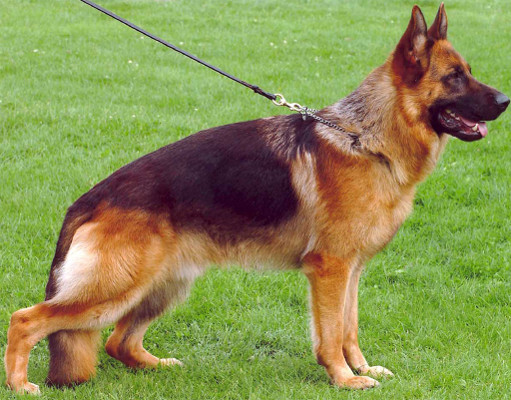
%> input picture german_shepherd_2.jpg, 511 x 400 px
$ octave create_reference.m   (GNU Octave 9; MATLAB toolbox functions it lacks are replaced by stand-ins)
%> lines starting %> are read from the running program, lines starting %| are printed output that depends on the picture
### edison_wrapper.m
function [varargout] = edison_wrapper(rgbim, featurefun, varargin)
%
% Performing mean_shift operation on image
%
% Usage:
%   [fimage labels modes regSize grad conf] = edison_wrapper(rgbim, featurefunc, ...)
%
% Inputs:
%   rgbim - original image in RGB space
%   featurefunc - converting RGB to some feature space in which to perform
%                 the segmentation, like @RGB2Lab etc.
%
% Allowed parameters:
%   'steps'       - What steps the algorithm should perform:
%                   1 - only mean shift filtering
%                   2 - filtering and region fusion [default]
%   'synergistic' - perform synergistic segmentation [true]|false
%   'SpatialBandWidth' - segmentation spatial radius (integer) [7]
%   'RangeBandWidth'   - segmentation feature space radius (float) [6.5]
%   'MinimumRegionArea'- minimum segment area (integer) [20]
%   'SpeedUp'          - algorithm speed up {1,2,3} [2]
%   'GradientWindowRadius' - synergistic parameters (integer) [2]
%   'MixtureParameter' - synergistic parameter (float 0,1) [.3]
%   'EdgeStrengthThreshold'- synergistic parameter (float 0,1) [.3]
%
% Outputs:
%   fimage  - the result in feature space
%   labels  - labels of regions [if steps==2]
%   modes   - list of all modes [if steps==2]
%   regSize - size, in pixels, of each region [if steps==2]
%   grad    - gradient map      [if steps==2 and synergistic]
%   conf    - confidence map    [if steps==2 and synergistic]
%


% rgbim must be of type uint8
if ~isa(rgbim,'uint8'),
    if max(rgbim(:)) <= 1,
        rgbim = im2uint8(rgbim);
    else
        rgbim = uint8(rgbim);
    end
end
imsiz = size(rgbim);

fim = im2single(rgbim);
fim = single(featurefun(fim));

rgbim = permute(rgbim,[3 2 1]);
fim = permute(fim, [3 2 1]);

p = parse_inputs(varargin);

labels = [];
modes =[];
regSize = [];
grad = [];
conf = [];

if p.steps == 1
    [fimage] = edison_wrapper_mex(fim, rgbim, p);
else
    if p.synergistic
        [fimage labels modes regSize grad conf]  = edison_wrapper_mex(fim, rgbim, p);
    else
        [fimage labels modes regSize]  = edison_wrapper_mex(fim, rgbim, p);
    end
    grad = reshape(grad,imsiz([2 1]))';
    conf = reshape(conf',imsiz([2 1]))';
end
fimage = permute(fimage, [3 2 1]);

if nargout >= 1, varargout{1} = fimage; end;
if nargout >= 2, varargout{2} = labels'; end;
if nargout >= 3, varargout{3} = modes; end;
if nargout >= 4, varargout{4} = regSize; end;
if nargout >= 5, varargout{5} = grad; end;
if nargout >= 6, varargout{6} = conf; end;


%--------------------------------------------------------%
function [p] = parse_inputs(args)
% Allowed parameters
%   'steps'       - What steps the algorithm should perform:
%                   1 - only mean shift filtering
%                   2 - filtering and region fusion [defualt]
%   'synergistic' - perform synergistic segmentation [true]|false
%   'SpatialBandWidth' - segmentation spatial radius (integer) [7]
%   'RangeBandWidth'   - segmentation feature space radius (float) [6.5]
%   'MinimumRegionArea'- minimum segment area (integer) [20]
%   'SpeedUp'          - algorithm speed up {0,1,2} [1]
%   'GradientWindowRadius' - synergistic parameters (integer) [2]
%   'MixtureParameter' - synergistic parameter (float 0,1) [.3]
%   'EdgeStrengthThreshold'- synergistic parameter (float 0,1) [.3]


% convert ars to parameters - then init all the rest according to defualts
try
    p = struct(args{:});
catch
    error('edison_wrapper:parse_inputs','Cannot parse arguments');
end

% % modes of operation
% -. edge detection -- currently unsupported
% 1. Filtering
% 2. Fusing regions
% 3. Segmentation
if ~isfield(p,'steps')
    p.steps = 2;
end
if p.steps ~= 1 && p.steps ~=2
    error('edison_wrapper:parse_inputs','steps must be either 1 or 2');
end

% % parameters
% Flags
% 1. synergistic
if ~isfield(p,'synergistic')
    p.synergistic = true;
end
p.synergistic = logical(p.synergistic);

% Mean Shift Segmentation parameters
% SpatialBandWidth [integer]
if ~isfield(p,'SpatialBandWidth')
    p.SpatialBandWidth = 7;
end
if p.SpatialBandWidth < 0 || p.SpatialBandWidth ~= round(p.SpatialBandWidth)
    error('edison_wrapper:parse_inputs','SpatialBandWidth must be a positive integer');
end
% RangeBandWidth [float]
if ~isfield(p,'RangeBandWidth')
    p.RangeBandWidth = 6.5;
end
if p.RangeBandWidth < 0
    error('edison_wrapper:parse_inputs','RangeBandWidth must be positive');
end
% MinimumRegionArea [integer]
if ~isfield(p,'MinimumRegionArea')
    p.MinimumRegionArea = 20;
end
if p.MinimumRegionArea < 0 || p.MinimumRegionArea ~= round(p.MinimumRegionArea)
    error('edison_wrapper:parse_inputs','MinimumRegionArea must be a positive integer');
end
% SpeedUp
if ~isfield(p,'SpeedUp')
    p.SpeedUp = 2;
end
if p.SpeedUp ~=1 && p.SpeedUp ~= 2 && p.SpeedUp ~= 3
    error('edison_wrapper:parse_inputs','SpeedUp must be either 1, 2 or 3');
end
% Synergistic Segmentation parameters
% GradientWindowRadius [integer]
if ~isfield(p,'GradientWindowRadius')
    p.GradientWindowRadius = 2;
end
if p.GradientWindowRadius < 0 || p.GradientWindowRadius ~= round(p.GradientWindowRadius)
    error('edison_wrapper:parse_inputs','GradientWindowRadius must be a positive integer');
end
% MixtureParameter [float (0,1)]
if ~isfield(p,'MixtureParameter')
    p.MixtureParameter = .3;
end
if p.MixtureParameter < 0 || p.MixtureParameter > 1
    error('edison_wrapper:parse_inputs','MixtureParameter must be between zero and one');
end
% EdgeStrengthThreshold [float (0,1)]
if ~isfield(p,'EdgeStrengthThreshold')
    p.EdgeStrengthThreshold = .3;
end
if p.EdgeStrengthThreshold < 0 || p.EdgeStrengthThreshold > 1
    error('edison_wrapper:parse_inputs','MixtureParameter must be between zero and one');
end

% % Currently unsupported
% Edge Detection Parameters
% GradientWindowRadius [integer]
% MinimumLength [integer]
% NmxRank [float (0,1)]
% NmxConf [float (0,1)]
% NmxType
% HysterisisHighRank [float (0,1)]
% HysterisisHighConf [float (0,1)]
% HysterisisHighType
% HysterisisLowRank [float (0,1)]
% HysterisisLowConf [float (0,1)]
% HysterisisLowType

% %

### RGB2Luv.m
function luvim = RGB2Luv(im)

if size(im,3) ~= 3
    error('im must have three color channels');
end
if ~isa(im,'float')
    im = im2single(im);
end
if (max(im(:)) > 1)
    im = im./255;
end

XYZ = [.4125 .3576 .1804; .2125 .7154 .0721; .0193 .1192 .9502];
Yn = 1.0;
Lt = .008856;
Up = 0.19784977571475;
Vp = 0.46834507665248;
imsiz = size(im);
im = permute(im,[3 1 2]);
im = reshape(im,[3 prod(imsiz(1:2))]);
xyz = reshape((XYZ*im)',imsiz);
x = xyz(:,:,1);
y = xyz(:,:,2);
z = xyz(:,:,3);

l0 = y./Yn;
l = l0;
l(l0>Lt) = 116.*(l0(l0>Lt).^(1/3)) - 16;
l(l0<=Lt) = 903.3*l0(l0<=Lt);
c = x + 15*y + 3 * z;
u = 4*ones(imsiz(1:2),class(im));
v = (9/15)*ones(imsiz(1:2),class(im));
u(c~=0) = 4*x(c~=0)./c(c~=0);
v(c~=0) = 9*y(c~=0)./c(c~=0);

u = 13*l.*(u-Up);
v = 13*l.*(v-Vp);

luvim = cat(3,l,u,v);

### create_reference.m
clc ; close all ; clear ;

originalImage = 'german_shepherd_2.jpg';

ref_img = imread(originalImage);
%> ref_img is the input picture: size 400x511x3 uint8; mean R, G, B 139.1, 144.5, 81.7

figure
imshow(ref_img)

[fimg, flabels, modes, regsize, grad, conf] = edison_wrapper(ref_img,@RGB2Luv,...
       'SpatialBandWidth',8,'RangeBandWidth',1,...
       'MinimumRegionArea',5000);
%> in edison_wrapper, `fim = single(featurefun(fim));`:
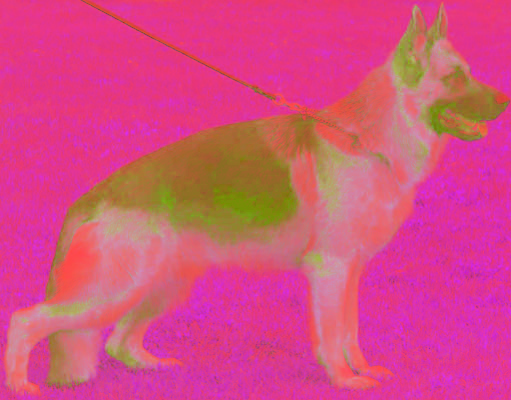
%> fim: size 400x511x3 single; mean R, G, B 77, 2.7, 30.6; drawn with min black and max white
%> in parse_inputs, `p = struct(args{:});`: p = {SpatialBandWidth 8, RangeBandWidth 1, MinimumRegionArea 5000}
%> in parse_inputs, `p.synergistic = logical(p.synergistic);`: p.synergistic = true
%> in edison_wrapper, `p = parse_inputs(varargin);`: p = {SpatialBandWidth 8, RangeBandWidth 1, MinimumRegionArea 5000, steps 2, synergistic true, SpeedUp 2}
%> the run ends on the next line

$ run again, with german_shepherd_1.jpg copied over german_shepherd_2.jpg
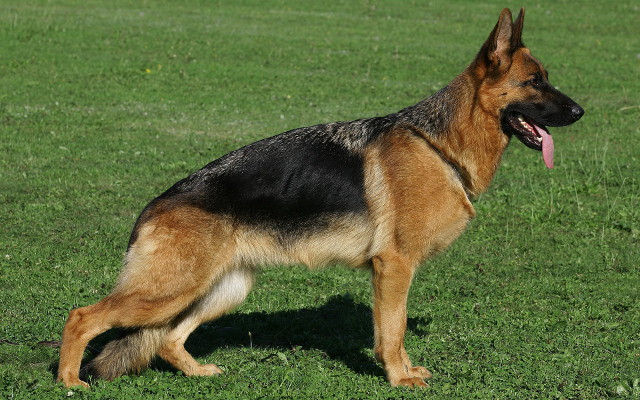
%> input picture german_shepherd_1.jpg, 640 x 400 px
%> ref_img is the input picture: size 400x640x3 uint8; mean R, G, B 94.2, 105.7, 59.4
%> in edison_wrapper, `fim = single(featurefun(fim));`:
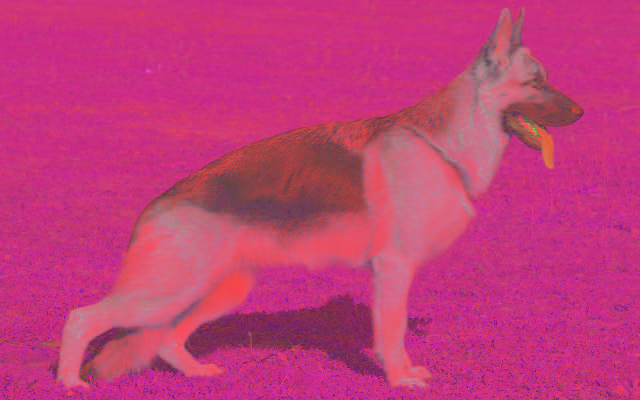
%> fim: size 400x640x3 single; mean R, G, B 67, -3.5, 28; drawn with min black and max white
%> in parse_inputs, `p = struct(args{:});`: p = {SpatialBandWidth 8, RangeBandWidth 1, MinimumRegionArea 5000}
%> p.synergistic = true
%> in edison_wrapper, `p = parse_inputs(varargin);`: p = {SpatialBandWidth 8, RangeBandWidth 1, MinimumRegionArea 5000, steps 2, synergistic true, SpeedUp 2}

$ run again, with Elephant_ref.jpg copied over german_shepherd_2.jpg
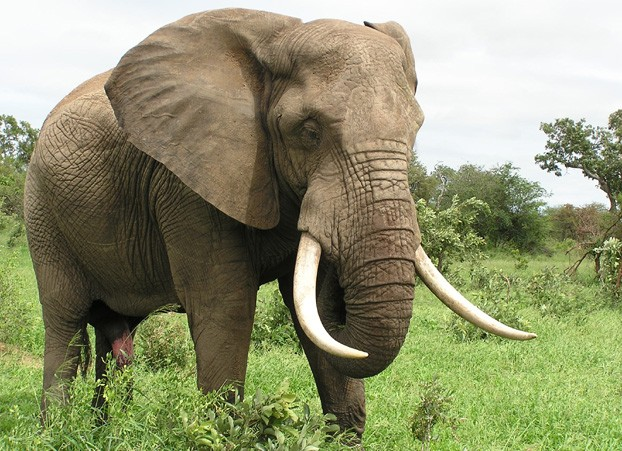
%> input picture Elephant_ref.jpg, 622 x 451 px
%> ref_img is the input picture: size 451x622x3 uint8; mean R, G, B 144.1, 146.7, 111.4
%> in edison_wrapper, `fim = single(featurefun(fim));`:
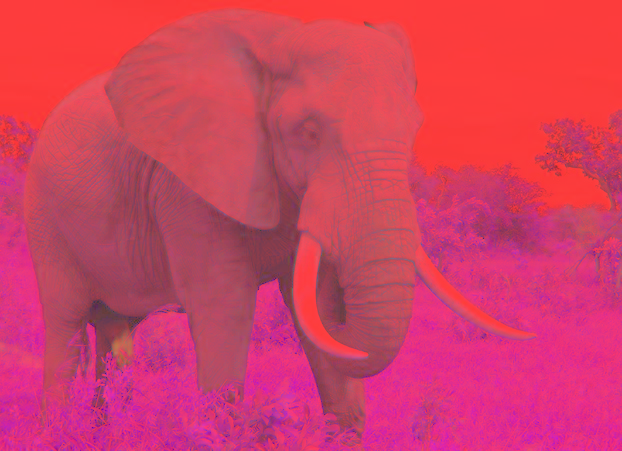
%> fim: size 451x622x3 single; mean R, G, B 76.7, 0.8, 19.5; drawn with min black and max white
%> in parse_inputs, `p = struct(args{:});`: p = {SpatialBandWidth 8, RangeBandWidth 1, MinimumRegionArea 5000}
%> p.synergistic = true
%> in edison_wrapper, `p = parse_inputs(varargin);`: p = {SpatialBandWidth 8, RangeBandWidth 1, MinimumRegionArea 5000, steps 2, synergistic true, SpeedUp 2}

$ run again, with Elephant_toColor.jpg copied over german_shepherd_2.jpg
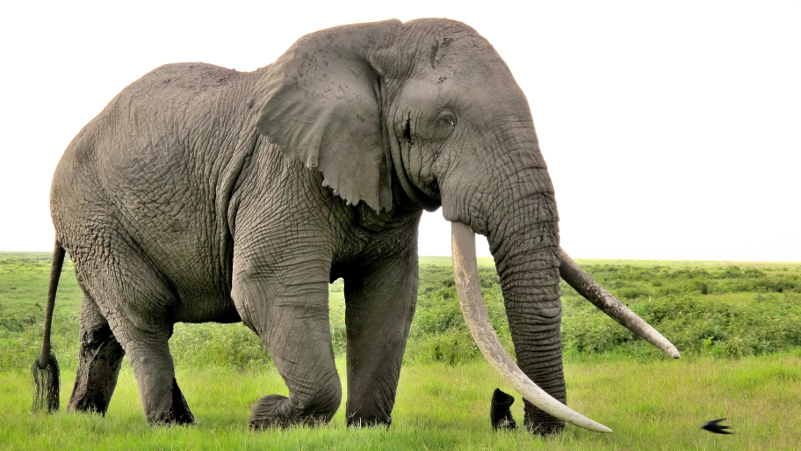
%> input picture Elephant_toColor.jpg, 801 x 451 px
%> ref_img is the input picture: size 451x801x3 uint8; mean R, G, B 163.6, 164.4, 133.1
%> in edison_wrapper, `fim = single(featurefun(fim));`:
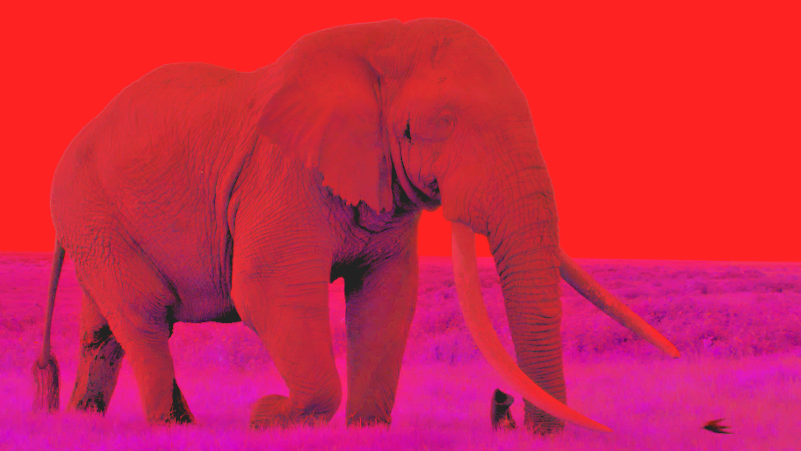
%> fim: size 451x801x3 single; mean R, G, B 80.5, 1, 16.7; drawn with min black and max white
%> in parse_inputs, `p = struct(args{:});`: p = {SpatialBandWidth 8, RangeBandWidth 1, MinimumRegionArea 5000}
%> p.synergistic = true
%> in edison_wrapper, `p = parse_inputs(varargin);`: p = {SpatialBandWidth 8, RangeBandWidth 1, MinimumRegionArea 5000, steps 2, synergistic true, SpeedUp 2}
